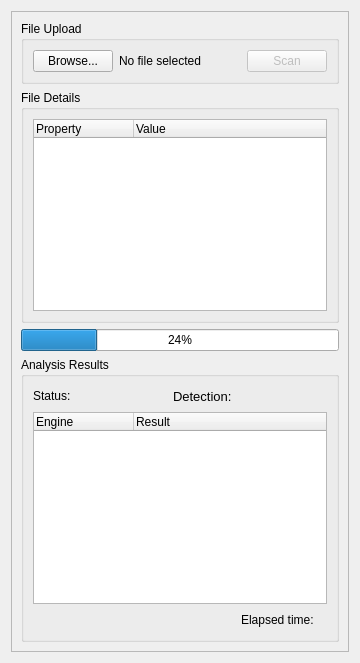
                     <widget class="QWidget" name="page_fileScan">
                      <layout class="QVBoxLayout" name="verticalLayout_20">
                       <item alignment="Qt::AlignTop">
                        <widget class="QFrame" name="frame">
                         <property name="styleSheet">
                          <string notr="true"/>
                         </property>
                         <property name="frameShape">
                          <enum>QFrame::StyledPanel</enum>
                         </property>
                         <property name="frameShadow">
                          <enum>QFrame::Raised</enum>
                         </property>
                         <layout class="QVBoxLayout" name="verticalLayout">
                          <item>
                           <widget class="QGroupBox" name="groupBox">
                            <property name="title">
                             <string>File Upload</string>
                            </property>
                            <layout class="QHBoxLayout" name="horizontalLayout_6">
                             <item>
                              <widget class="QPushButton" name="btn_fileBrowse">
                               <property name="text">
                                <string>Browse...</string>
                               </property>
                              </widget>
                             </item>
                             <item>
                              <widget class="QLabel" name="lbl_fileSelected">
                               <property name="text">
                                <string>No file selected</string>
                               </property>
                              </widget>
                             </item>
                             <item>
                              <spacer name="horizontalSpacer">
                               <property name="orientation">
                                <enum>Qt::Horizontal</enum>
                               </property>
                               <property name="sizeHint" stdset="0">
                                <size>
                                 <width>40</width>
                                 <height>20</height>
                                </size>
                               </property>
                              </spacer>
                             </item>
                             <item>
                              <widget class="QPushButton" name="btn_fileScan">
                               <property name="enabled">
                                <bool>false</bool>
                               </property>
                               <property name="text">
                                <string>Scan</string>
                               </property>
                              </widget>
                             </item>
                            </layout>
                           </widget>
                          </item>
                          <item>
                           <widget class="QGroupBox" name="groupBox_fileInfo">
                            <property name="title">
                             <string>File Details</string>
                            </property>
                            <layout class="QVBoxLayout" name="verticalLayout_21">
                             <item>
                              <widget class="QTreeWidget" name="tbl_fileInfo">
                               <column>
                                <property name="text">
                                 <string>Property</string>
                                </property>
                               </column>
                               <column>
                                <property name="text">
                                 <string>Value</string>
                                </property>
                               </column>
                              </widget>
                             </item>
                            </layout>
                           </widget>
                          </item>
                          <item>
                           <widget class="QProgressBar" name="progressBar">
                            <property name="value">
                             <number>24</number>
                            </property>
                           </widget>
                          </item>
                          <item>
                           <widget class="QGroupBox" name="groupBox_fileScanResult">
                            <property name="title">
                             <string>Analysis Results</string>
                            </property>
                            <layout class="QVBoxLayout" name="verticalLayout_22">
                             <item>
                              <layout class="QHBoxLayout" name="horizontalLayout_7">
                               <item>
                                <widget class="QLabel" name="label_5">
                                 <property name="text">
                                  <string>Status:</string>
                                 </property>
                                </widget>
                               </item>
                               <item>
                                <widget class="QLabel" name="label_fileScanStatus">
                                 <property name="text">
                                  <string/>
                                 </property>
                                </widget>
                               </item>
                               <item>
                                <spacer name="horizontalSpacer_3">
                                 <property name="orientation">
                                  <enum>Qt::Horizontal</enum>
                                 </property>
                                 <property name="sizeHint" stdset="0">
                                  <size>
                                   <width>40</width>
                                   <height>20</height>
                                  </size>
                                 </property>
                                </spacer>
                               </item>
                               <item>
                                <widget class="QLabel" name="label_4">
                                 <property name="font">
                                  <font>
                                   <family>Segoe UI</family>
                                   <pointsize>10</pointsize>
                                   <weight>50</weight>
                                   <italic>false</italic>
                                   <bold>false</bold>
                                  </font>
                                 </property>
                                 <property name="text">
                                  <string>Detection:</string>
                                 </property>
                                </widget>
                               </item>
                               <item>
                                <widget class="QLabel" name="label_fileScanDetection">
                                 <property name="text">
                                  <string/>
                                 </property>
                                </widget>
                               </item>
                               <item>
                                <spacer name="horizontalSpacer_2">
                                 <property name="orientation">
                                  <enum>Qt::Horizontal</enum>
                                 </property>
                                 <property name="sizeHint" stdset="0">
                                  <size>
                                   <width>40</width>
                                   <height>20</height>
                                  </size>
                                 </property>
                                </spacer>
                               </item>
                              </layout>
                             </item>
                             <item>
                              <widget class="QTreeWidget" name="tbl_fileScanResult">
                               <property name="alternatingRowColors">
                                <bool>true</bool>
                               </property>
                               <column>
                                <property name="text">
                                 <string>Engine</string>
                                </property>
                               </column>
                               <column>
                                <property name="text">
                                 <string>Result</string>
                                </property>
                               </column>
                              </widget>
                             </item>
                             <item>
                              <layout class="QHBoxLayout" name="horizontalLayout_8">
                               <item>
                                <spacer name="horizontalSpacer_4">
                                 <property name="orientation">
                                  <enum>Qt::Horizontal</enum>
                                 </property>
                                 <property name="sizeHint" stdset="0">
                                  <size>
                                   <width>40</width>
                                   <height>20</height>
                                  </size>
                                 </property>
                                </spacer>
                               </item>
                               <item>
                                <widget class="QLabel" name="label">
                                 <property name="text">
                                  <string>Elapsed time:</string>
                                 </property>
                                </widget>
                               </item>
                               <item>
                                <widget class="QLabel" name="label_fileScanElapsedTime">
                                 <property name="text">
                                  <string/>
                                 </property>
                                </widget>
                               </item>
                              </layout>
                             </item>
                            </layout>
                           </widget>
                          </item>
                         </layout>
                        </widget>
                       </item>
                      </layout>
                     </widget>
